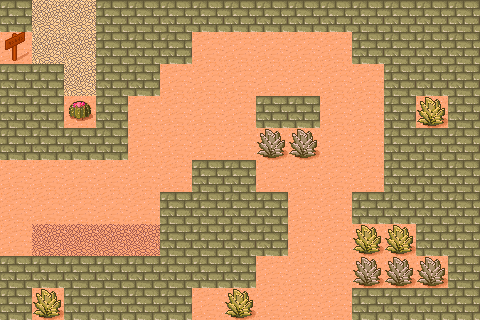

A 2D game scene composited from a Tiled map and its tileset images. What follows is a short description and the map's XML, with each tile layer's data collapsed to a summary:
An orthogonal 15x10 tile map with 32x32 px tiles, 2 tile layers (background, meta), 3 tilesets and 1 object (rootPoint).

<map version="1.0" orientation="orthogonal" width="15" height="10" tilewidth="32" tileheight="32">
 <tileset firstgid="1" name="tileset" tilewidth="32" tileheight="32" spacing="1" margin="1">
  <image source="tmw_desert_spacing.png" width="265" height="199" />
 </tileset>
 <tileset firstgid="49" name="TilesBroken0027_M" tilewidth="32" tileheight="32" spacing="1" margin="1">
  <image source="TilesBroken0027_M.jpg" width="1600" height="1126" />
 </tileset>
 <tileset firstgid="1681" name="meta_tiles" tilewidth="32" tileheight="32" spacing="1" margin="1">
  <image source="meta_tiles.png" width="67" height="34" />
  <tile id="0">
   <properties>
    <property name="Collidable" value="true" />
   </properties>
  </tile>
 </tileset>
 <layer name="background" width="15" height="10">
  <data>[150 cells, 150 non-empty, 7 distinct tile ids]</data>
 </layer>
 <layer name="meta" width="15" height="10">
  <properties>
   <property name="Collidable" value="true" />
  </properties>
  <data>[150 cells, 67 non-empty, 1 distinct tile ids]</data>
 </layer>
 <objectgroup name="objects" width="15" height="10">
  <object name="rootPoint" x="10" y="181" />
 </objectgroup>
</map>
